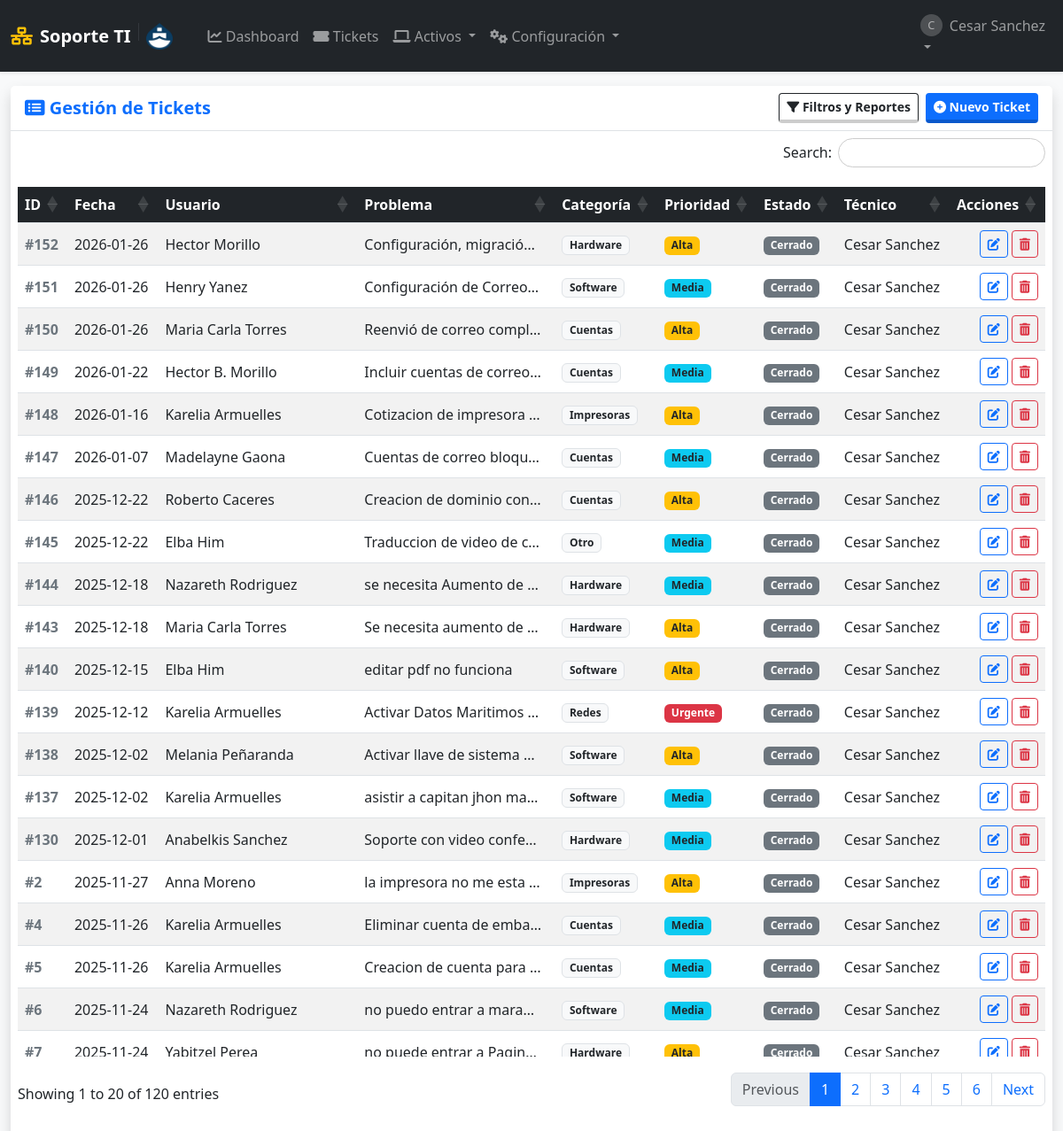
Page /soportes (signed in) on the committed database.
### tables this page shows
CREATE TABLE usuarios (
            id INTEGER PRIMARY KEY AUTOINCREMENT,
            username TEXT UNIQUE NOT NULL,
            email TEXT UNIQUE,
            password_hash TEXT NOT NULL,
            role TEXT NOT NULL DEFAULT 'user' CHECK(role IN ('admin', 'user', 'tecnico')),
            departamento TEXT,
            fecha_creacion TIMESTAMP DEFAULT CURRENT_TIMESTAMP
        );

CREATE TABLE soportes (
            id INTEGER PRIMARY KEY AUTOINCREMENT,
            fecha_creacion TIMESTAMP DEFAULT CURRENT_TIMESTAMP,
            
            usuario_id INTEGER NOT NULL,  -- Quién reporta
            tecnico_id INTEGER,           -- Quién atiende
            equipo_id INTEGER,            -- Equipo afectado (opcional)
            
            problema TEXT NOT NULL,
            descripcion_detallada TEXT,
            
            estado TEXT NOT NULL DEFAULT 'Abierto',
            prioridad TEXT NOT NULL DEFAULT 'Media',
            categoria TEXT NOT NULL DEFAULT 'Otro',
            
            solucion TEXT,
            fecha_inicio DATE,
            fecha_finalizacion DATE,
            
            FOREIGN KEY (usuario_id) REFERENCES usuarios (id) ON DELETE CASCADE,
            FOREIGN KEY (tecnico_id) REFERENCES usuarios (id) ON DELETE SET NULL,
            FOREIGN KEY (equipo_id) REFERENCES equipos (id) ON DELETE SET NULL
        );

### app.py (the view)
@app.route('/soportes')
@login_required
def lista_soportes():
    db = get_db()
    f_inicio = request.args.get('fecha_inicio')
    f_fin = request.args.get('fecha_fin')
    f_categoria = request.args.get('categoria')
    f_prioridad = request.args.get('prioridad')
    f_estado = request.args.get('estado')
    f_tecnico = request.args.get('tecnico_id')
    query = """
        SELECT s.*, u.username as nombre_usuario, t.username as nombre_tecnico
        FROM soportes s
        JOIN usuarios u ON s.usuario_id = u.id
        LEFT JOIN usuarios t ON s.tecnico_id = t.id
        WHERE 1=1
    """
    params = []
    if session['role'] == 'user':
        query += " AND s.usuario_id = ?"
        params.append(session['user_id'])
    if f_inicio and f_fin:
        query += " AND date(s.fecha_creacion) BETWEEN ? AND ?"
        params.extend([f_inicio, f_fin])
    if f_categoria and f_categoria != 'Todos':
        query += " AND s.categoria = ?"
        params.append(f_categoria)
    if f_prioridad and f_prioridad != 'Todos':
        query += " AND s.prioridad = ?"
        params.append(f_prioridad)
    if f_estado and f_estado != 'Todos':
        query += " AND s.estado = ?"
        params.append(f_estado)
    if f_tecnico and f_tecnico != 'Todos':
        query += " AND s.tecnico_id = ?"
        params.append(f_tecnico)
    query += """ ORDER BY CASE WHEN s.estado IN ('Abierto', 'En Proceso') THEN 0 ELSE 1 END ASC, s.fecha_creacion DESC """
    tickets = db.execute(query, params).fetchall()
    tecnicos = db.execute("SELECT id, username FROM usuarios WHERE role IN ('admin', 'tecnico')").fetchall()
    return render_template('lista_soportes.html', soportes=tickets, tecnicos=tecnicos, categorias=CATEGORIAS, prioridades=PRIORIDADES, estados=ESTADOS)

### app.py (called while the page is built)
def get_db():
    if 'db' not in g:
        g.db = sqlite3.connect(app.config['DB_FILE'])
        g.db.row_factory = sqlite3.Row
        g.db.execute("PRAGMA foreign_keys = ON")
    return g.db

def login_required(f):
    @wraps(f)
    def decorated_function(*args, **kwargs):
        if 'user_id' not in session:
            flash('Por favor, inicia sesión.', 'warning')
            return redirect(url_for('login'))
        return f(*args, **kwargs)
    return decorated_function

### templates/lista_soportes.html (shortened to what this page needs)
{% extends "layout.html" %}
{% block content %}
<div class="card shadow h-100 border-0">
    <div class="card-header bg-white py-2 border-bottom d-flex justify-content-between align-items-center">
        <h5 class="mb-0 text-primary fw-bold"><i class="fas fa-list-alt"></i> Gestión de Tickets</h5>
        <div class="d-flex gap-2">
            <button class="btn btn-outline-dark btn-sm" type="button" data-bs-toggle="collapse" data-bs-target="#panelFiltros">
                <i class="fas fa-filter"></i> Filtros y Reportes
            </button>
            <a href="{{ url_for('agregar') }}" class="btn btn-primary btn-sm">
                <i class="fas fa-plus-circle"></i> Nuevo Ticket
            </a>
        </div>
    </div>
    <div class="card-body p-2">
        <table class="table table-striped table-hover tabla-enterprise w-100 align-middle">
            <thead>
                <tr>
                    <th>ID</th>
                    <th>Fecha</th>
                    <th>Usuario</th>
                    <th>Problema</th>
                    <th>Categoría</th>
                    <th>Prioridad</th>
                    <th>Estado</th>
                    <th>Técnico</th>
                    <th>Acciones</th>
                </tr>
            </thead>
            <tbody>
                {% for soporte in soportes %}
                <tr>
                    <td class="fw-bold text-secondary">#{{ soporte.id }}</td>
                    <td data-order="{{ soporte.fecha_creacion }}">
                        {{ soporte.fecha_creacion[:10] }}
                    </td>
                    <td>{{ soporte.nombre_usuario }}</td>
                    <td title="{{ soporte.problema }}">
                        <div style="max-width: 200px; white-space: nowrap; overflow: hidden; text-overflow: ellipsis;">
                            {{ soporte.problema }}
                        </div>
                    </td>
                    <td><span class="badge bg-light text-dark border">{{ soporte.categoria }}</span></td>
                    <td>
                        {% if soporte.prioridad == 'Urgente' %}<span class="badge bg-danger">Urgente</span>
                        {% elif soporte.prioridad == 'Alta' %}<span class="badge bg-warning text-dark">Alta</span>
                        {% else %}<span class="badge bg-info text-dark">{{ soporte.prioridad }}</span>
                        {% endif %}
                    </td>
                    <td>
                        {% if soporte.estado == 'Abierto' %}<span class="badge bg-success">Abierto</span>
                        {% elif soporte.estado == 'En Proceso' %}<span class="badge bg-primary">En Proceso</span>
                        {% elif soporte.estado == 'Resuelto' %}<span class="badge bg-info">Resuelto</span>
                        {% else %}<span class="badge bg-secondary">Cerrado</span>
                        {% endif %}
                    </td>
                    <td>{{ soporte.nombre_tecnico or '' }}</td>
                    <td class="text-end">
                        <div class="d-flex gap-1 justify-content-end">
                            {% if session['role'] in ['admin', 'tecnico'] or session['user_id'] == soporte.usuario_id %}
                                <a href="{{ url_for('editar', ticket_id=soporte.id) }}" class="btn btn-outline-primary btn-sm" title="Ver/Editar">
                                    <i class="fas fa-edit"></i>
                                </a>
                            {% endif %}
                            {% if session['role'] == 'admin' %}
                                <form action="{{ url_for('eliminar_soporte', ticket_id=soporte.id) }}" method="POST" onsubmit="return confirm('⚠️ ¿Eliminar Ticket #{{ soporte.id }}?\nEsta acción es irreversible.');">
                                    <button class="btn btn-outline-danger btn-sm" title="Eliminar Ticket">
                                        <i class="fas fa-trash-alt"></i>
                                    </button>
                                </form>
                            {% endif %}
                        </div>
                    </td>
                </tr>
                {% endfor %}
            </tbody>
        </table>
    </div>
</div>
{% endblock %}

### templates/layout.html (shortened to what this page needs)
<!DOCTYPE html>
<html lang="es">
<head>
    <link href="https://cdn.jsdelivr.net/npm/bootstrap@5.3.0/dist/css/bootstrap.min.css" rel="stylesheet">
    <link rel="stylesheet" href="https://cdnjs.cloudflare.com/ajax/libs/font-awesome/6.0.0/css/all.min.css">
    <link rel="stylesheet" href="https://cdn.datatables.net/1.13.4/css/dataTables.bootstrap5.min.css">
    <link rel="stylesheet" href="https://cdn.datatables.net/responsive/2.4.1/css/responsive.bootstrap5.min.css">
    <link rel="stylesheet" href="https://cdn.datatables.net/buttons/2.3.6/css/buttons.bootstrap5.min.css">
    <link rel="stylesheet" href="{{ url_for('static', filename='css/style.css') }}">
</head>
<body class="bg-light sap-mode">
    <nav class="navbar navbar-expand-lg navbar-dark bg-dark shadow-sm z-index-1000">
        <div class="container-fluid">
            <a class="navbar-brand fw-bold d-flex align-items-center" href="{{ url_for('dashboard') }}">
                <i class="fas fa-network-wired me-2 text-warning"></i>
                Soporte TI
                <img src="{{ url_for('static', filename='img/logo.png') }}" alt="Logo Empresa" height="30" class="d-inline-block align-text-top">
            </a>
            <div class="collapse navbar-collapse" id="navbarNav">
                {% if session.get('user_id') %}
                <ul class="navbar-nav me-auto ms-3">
                    <li class="nav-item">
                        <a class="nav-link" href="{{ url_for('dashboard') }}"><i class="fas fa-chart-line"></i> Dashboard</a>
                    </li>
                    <li class="nav-item">
                        <a class="nav-link" href="{{ url_for('lista_soportes') }}"><i class="fas fa-ticket-alt"></i> Tickets</a>
                    </li>
                    {% if session.get('role') in ['admin', 'tecnico'] %}
                    <li class="nav-item dropdown">
                        <a class="nav-link dropdown-toggle" href="#" data-bs-toggle="dropdown">
                            <i class="fas fa-laptop"></i> Activos
                        </a>
                    </li>
                    {% endif %}
                    {% if session.get('role') == 'admin' %}
                    <li class="nav-item dropdown">
                        <a class="nav-link dropdown-toggle" href="#" data-bs-toggle="dropdown">
                            <i class="fas fa-cogs"></i> Configuración
                        </a>
                    </li>
                    {% endif %}
                </ul>
                <ul class="navbar-nav">
                    <li class="nav-item dropdown">
                        <a class="nav-link dropdown-toggle" href="#" data-bs-toggle="dropdown">
                            <div class="d-flex align-items-center">
                                <div class="avatar-circle-sm me-2">{{ session.get('username')[0].upper() }}</div>
                                {{ session.get('username') }}
                            </div>
                        </a>
                    </li>
                </ul>
                {% endif %}
            </div>
        </div>
    </nav>
    <main class="container-fluid py-3 main-container">
        {% block content %}{% endblock %}
    </main>
</body>
</html>

### static/css/style.css (style rules this page uses)
body.sap-mode { height: 100vh; display: flex; flex-direction: column; margin: 0; overflow: hidden; }
.main-container { flex: 1; overflow-y: auto; padding-bottom: 20px; width: 100%; }
.btn { transition: all 0.15s ease-in-out; border-bottom: 4px solid rgba(0,0,0,0.2) !important; font-weight: 600; }
.btn-outline-primary, .btn-outline-secondary, .btn-outline-danger { border-bottom: 1px solid currentColor !important; }
.avatar-circle-sm { width: 25px; height: 25px; background-color: #ffffff33; border-radius: 50%; text-align: center; line-height: 25px; font-size: 0.8em; }
table.dataTable thead th { background-color: #212529; color: white; position: sticky; top: 0; z-index: 10; }
body::before { content: ""; position: fixed; top: 0; left: 0; width: 100%; height: 100%; background-image: url('../img/logo.png'); background-repeat: no-repeat; background-position: center center; background-size: 500px; opacity: 0.05; z-index: -1; pointer-events: none; }

### rows in the picture
usuarios: get "Cesar Sanchez"
soportes: id "152", fecha_creacion "2026-01-26", nombre_usuario "Hector Morillo", problema "Configuración, migració…", categoria "Hardware", prioridad "Alta", estado "Cerrado", username "Cesar Sanchez"
soportes: id "151", fecha_creacion "2026-01-26", nombre_usuario "Henry Yanez", problema "Configuración de Correo…", categoria "Software", prioridad "Media", estado "Cerrado", username "Cesar Sanchez"
soportes: id "150", fecha_creacion "2026-01-26", nombre_usuario "Maria Carla Torres", problema "Reenvió de correo compl…", categoria "Cuentas", prioridad "Alta", estado "Cerrado", username "Cesar Sanchez"
soportes: id "149", fecha_creacion "2026-01-22", nombre_usuario "Hector B. Morillo", problema "Incluir cuentas de correo…", categoria "Cuentas", prioridad "Media", estado "Cerrado", username "Cesar Sanchez"
soportes: id "148", fecha_creacion "2026-01-16", nombre_usuario "Karelia Armuelles", problema "Cotizacion de impresora…", categoria "Impresoras", prioridad "Alta", estado "Cerrado", username "Cesar Sanchez"
soportes: id "147", fecha_creacion "2026-01-07", nombre_usuario "Madelayne Gaona", problema "Cuentas de correo bloqu…", categoria "Cuentas", prioridad "Media", estado "Cerrado", username "Cesar Sanchez"
soportes: id "146", fecha_creacion "2025-12-22", nombre_usuario "Roberto Caceres", problema "Creacion de dominio con…", categoria "Cuentas", prioridad "Alta", estado "Cerrado", username "Cesar Sanchez"
soportes: id "145", fecha_creacion "2025-12-22", nombre_usuario "Elba Him", problema "Traduccion de video de c…", categoria "Otro", prioridad "Media", estado "Cerrado", username "Cesar Sanchez"
soportes: id "144", fecha_creacion "2025-12-18", nombre_usuario "Nazareth Rodriguez", problema "se necesita Aumento de…", categoria "Hardware", prioridad "Media", estado "Cerrado", username "Cesar Sanchez"
soportes: id "143", fecha_creacion "2025-12-18", nombre_usuario "Maria Carla Torres", problema "Se necesita aumento de…", categoria "Hardware", prioridad "Alta", estado "Cerrado", username "Cesar Sanchez"
soportes: id "140", fecha_creacion "2025-12-15", nombre_usuario "Elba Him", problema "editar pdf no funciona", categoria "Software", prioridad "Alta", estado "Cerrado", username "Cesar Sanchez"
soportes: id "139", fecha_creacion "2025-12-12", nombre_usuario "Karelia Armuelles", problema "Activar Datos Maritimos…", categoria "Redes", prioridad "Urgente", estado "Cerrado", username "Cesar Sanchez"
soportes: id "138", fecha_creacion "2025-12-02", nombre_usuario "Melania Peñaranda", problema "Activar llave de sistema…", categoria "Software", prioridad "Alta", estado "Cerrado", username "Cesar Sanchez"
soportes: id "137", fecha_creacion "2025-12-02", nombre_usuario "Karelia Armuelles", problema "asistir a capitan jhon ma…", categoria "Software", prioridad "Media", estado "Cerrado", username "Cesar Sanchez"
soportes: id "130", fecha_creacion "2025-12-01", nombre_usuario "Anabelkis Sanchez", problema "Soporte con video confe…", categoria "Hardware", prioridad "Media", estado "Cerrado", username "Cesar Sanchez"
soportes: id "2", fecha_creacion "2025-11-27", nombre_usuario "Anna Moreno", problema "la impresora no me esta…", categoria "Impresoras", prioridad "Alta", estado "Cerrado", username "Cesar Sanchez"
soportes: id "4", fecha_creacion "2025-11-26", nombre_usuario "Karelia Armuelles", problema "Eliminar cuenta de emba…", categoria "Cuentas", prioridad "Media", estado "Cerrado", username "Cesar Sanchez"
soportes: id "5", fecha_creacion "2025-11-26", nombre_usuario "Karelia Armuelles", problema "Creacion de cuenta para…", categoria "Cuentas", prioridad "Media", estado "Cerrado", username "Cesar Sanchez"
soportes: id "6", fecha_creacion "2025-11-24", nombre_usuario "Nazareth Rodriguez", problema "no puedo entrar a mara…", categoria "Software", prioridad "Media", estado "Cerrado", username "Cesar Sanchez"
soportes: id "7", fecha_creacion "2025-11-24", nombre_usuario "Yabitzel Perea", problema "no puede entrar a Pagin…", categoria "Hardware", prioridad "Alta", estado "Cerrado", username "Cesar Sanchez"

### other values in the picture
{{ session.get('username')[0].upper() }} "C"
